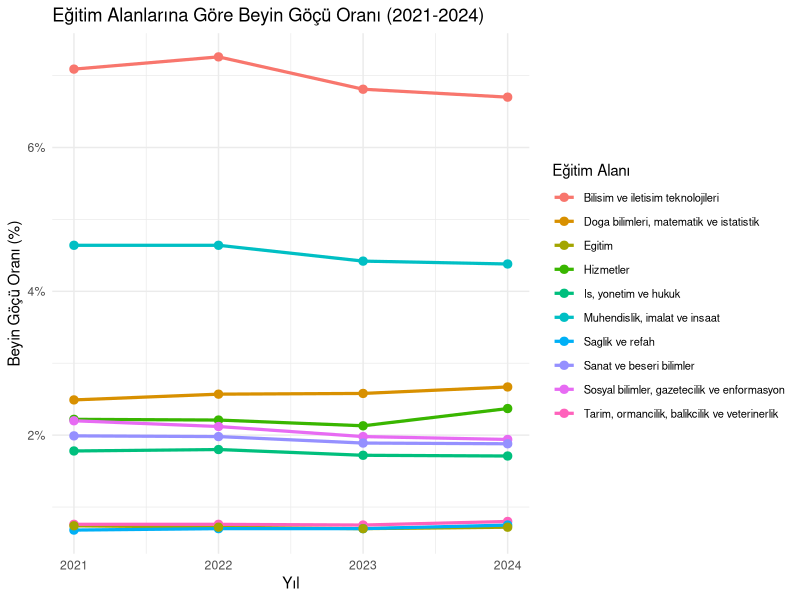
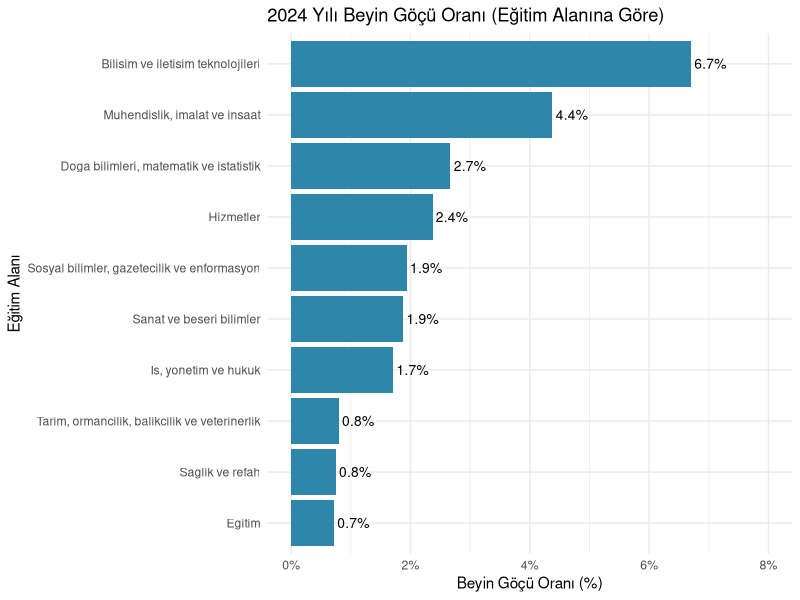
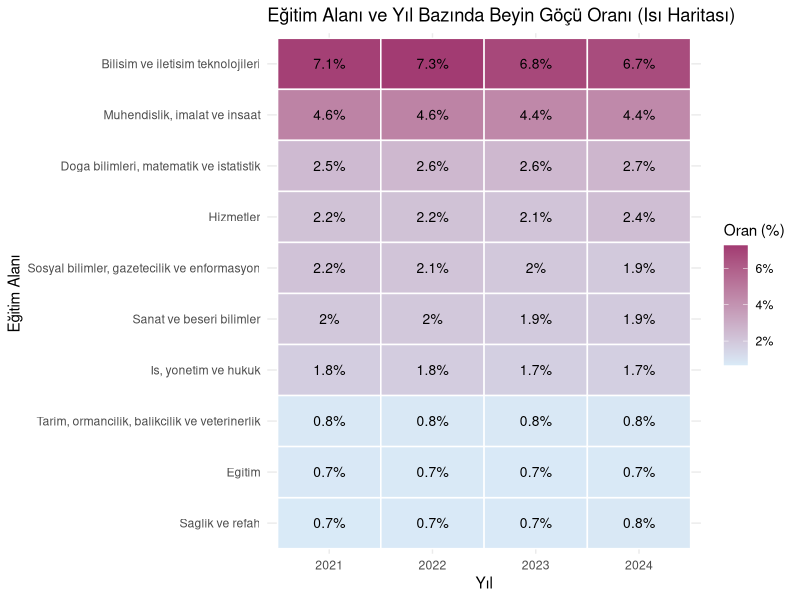
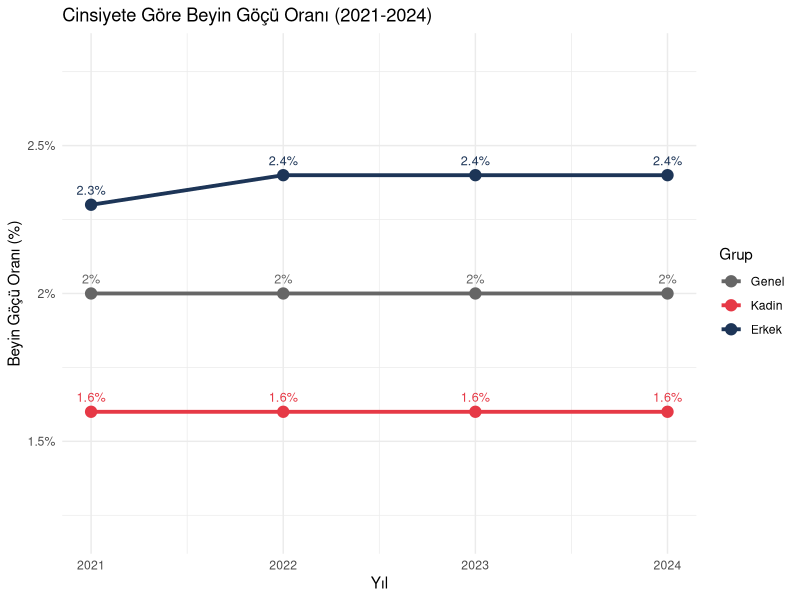
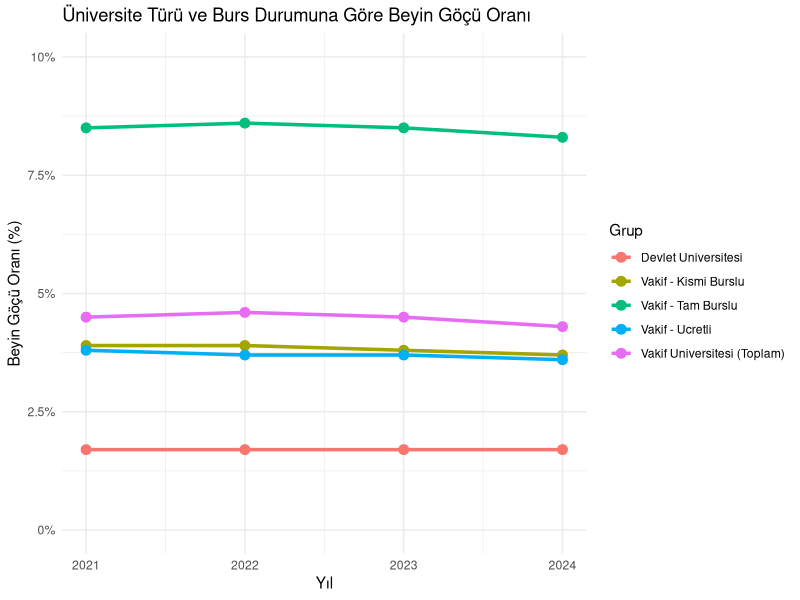
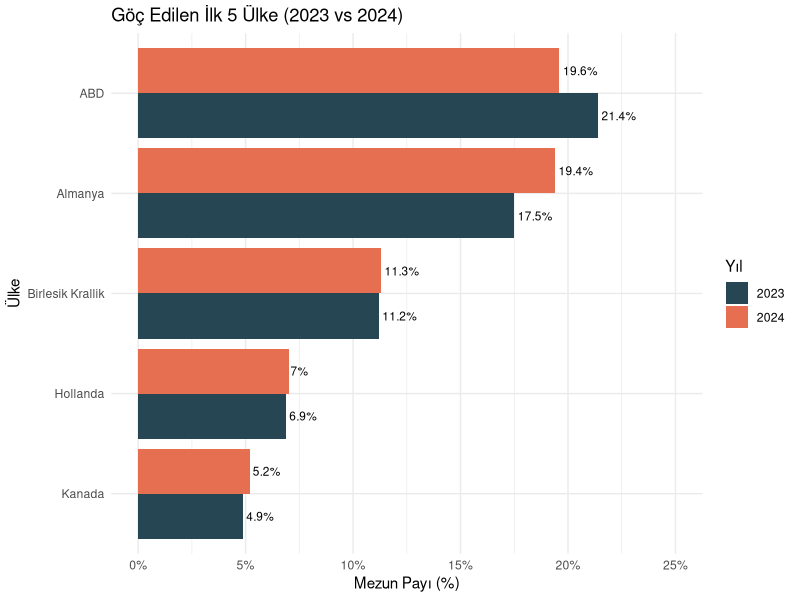
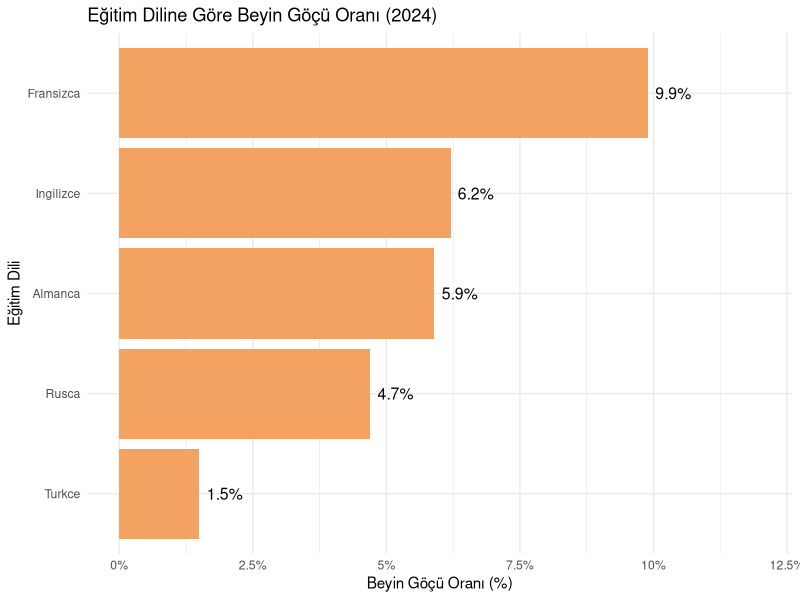
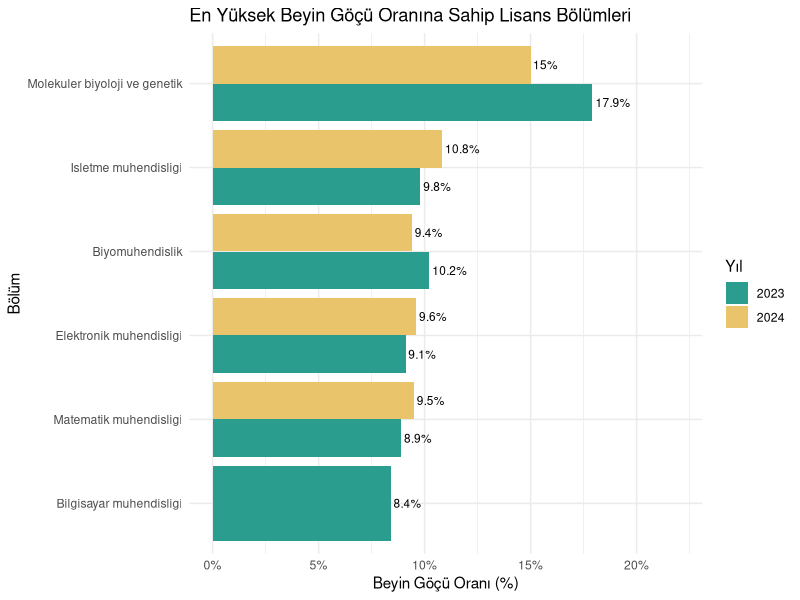

Generate these figures, in order, with R:
## ---- chunk 1
#| label: setup
#| message: false
#| warning: false

library(tidyverse)
library(readxl)
library(scales)
library(broom)
library(knitr)

# --- 1) Ana veri: Egitim alanlarina gore beyin gocu (2021-2024) ---
veri_alanlar <- read_excel("data/beyin_gocu_alanlar.xlsx")
veri_alanlar <- veri_alanlar %>%
  mutate(
    Yil = as.integer(Yil),
    Egitim_Alani = as.character(Egitim_Alani),
    Beyin_Gocu_Orani = as.numeric(Beyin_Gocu_Orani),
    Yil_Factor = factor(Yil, levels = c(2021, 2022, 2023, 2024))
  )

# --- 2) Cinsiyete gore beyin gocu ---
veri_cinsiyet <- read_excel("data/beyin_gocu_cinsiyet.xlsx") %>%
  mutate(
    Yil = as.integer(Yil),
    Cinsiyet = factor(Cinsiyet, levels = c("Genel", "Kadin", "Erkek")),
    Beyin_Gocu_Orani = as.numeric(Beyin_Gocu_Orani)
  )

# --- 3) Universite turune gore beyin gocu ---
veri_universite <- read_excel("data/beyin_gocu_universite.xlsx") %>%
  mutate(
    Yil = as.integer(Yil),
    Universite_Turu = as.character(Universite_Turu),
    Beyin_Gocu_Orani = as.numeric(Beyin_Gocu_Orani)
  )

# --- 4) Goc edilen ulkelere gore dagilim ---
veri_ulke <- read_excel("data/beyin_gocu_ulke.xlsx") %>%
  mutate(
    Yil = as.integer(Yil),
    Ulke = as.character(Ulke),
    Pay_Yuzdesi = as.numeric(Pay_Yuzdesi)
  )

# --- 5) Egitim diline gore beyin gocu ---
veri_dil <- read_excel("data/beyin_gocu_dil.xlsx") %>%
  mutate(
    Yil = as.integer(Yil),
    Egitim_Dili = as.character(Egitim_Dili),
    Beyin_Gocu_Orani = as.numeric(Beyin_Gocu_Orani)
  )

# --- 6) En yuksek beyin gocu oranina sahip lisans bolumleri ---
veri_bolum <- read_excel("data/beyin_gocu_bolum.xlsx") %>%
  mutate(
    Yil = as.integer(Yil),
    Bolum = as.character(Bolum),
    Beyin_Gocu_Orani = as.numeric(Beyin_Gocu_Orani)
  )

# --- Ek hesaplamalar ---
alan_ortalama <- veri_alanlar %>%
  group_by(Egitim_Alani) %>%
  summarise(
    Ortalama_Oran = mean(Beyin_Gocu_Orani),
    Min_Oran = min(Beyin_Gocu_Orani),
    Max_Oran = max(Beyin_Gocu_Orani),
    .groups = "drop"
  ) %>%
  arrange(desc(Ortalama_Oran))

yillik_ortalama <- veri_alanlar %>%
  group_by(Yil) %>%
  summarise(
    Ortalama_Oran = mean(Beyin_Gocu_Orani),
    .groups = "drop"
  )
## ---- chunk 2
#| label: veri-ilk-bakis

head(veri_alanlar, 10) %>%
  kable(caption = "Eğitim alanlarına göre beyin göçü oranı verisinin ilk 10 satırı")
## ---- chunk 3
#| label: veri-kaynak-kontrol

unique(veri_alanlar$Yil)
unique(veri_alanlar$Egitim_Alani)
unique(veri_cinsiyet$Cinsiyet)
unique(veri_universite$Universite_Turu)
unique(veri_ulke$Ulke)
## ---- chunk 4
#| label: veri-yapi-boyut

str(veri_alanlar)

dim(veri_alanlar)

summary(veri_alanlar)
## ---- chunk 5
#| label: veri-genel-tablo

veri_alanlar %>%
  summarise(
    Gozlem_Sayisi = n(),
    Alan_Sayisi = n_distinct(Egitim_Alani),
    Yil_Sayisi = n_distinct(Yil),
    Genel_Ortalama_Yuzde = round(mean(Beyin_Gocu_Orani), 2),
    En_Dusuk_Yuzde = round(min(Beyin_Gocu_Orani), 2),
    En_Yuksek_Yuzde = round(max(Beyin_Gocu_Orani), 2)
  ) %>%
  kable(caption = "Ana veri setinin genel özet istatistikleri")
## ---- chunk 6
#| label: alan-bazinda-ozet

alan_ortalama %>%
  rename(
    `Eğitim Alanı` = Egitim_Alani,
    `Ortalama Oran (%)` = Ortalama_Oran,
    `Min Oran (%)` = Min_Oran,
    `Max Oran (%)` = Max_Oran
  ) %>%
  kable(digits = 2,
        caption = "Eğitim alanlarına göre 2021-2024 dönemi özet istatistikleri")
## ---- chunk 7
#| label: eksik-veri-kontrol

veri_alanlar %>%
  summarise(
    Eksik_Yil = sum(is.na(Yil)),
    Eksik_Alan = sum(is.na(Egitim_Alani)),
    Eksik_Oran = sum(is.na(Beyin_Gocu_Orani))
  ) %>%
  kable(caption = "Ana veri setinde eksik (NA) değer kontrolü")
## ---- chunk 8
#| label: temizlenmis-veri-gosterimi

veri_alanlar %>%
  filter(Egitim_Alani == "Bilisim ve iletisim teknolojileri") %>%
  kable(caption = "Bilişim alanı için temizlenmiş veri (uzun format örneği)")
## ---- chunk 9
#| label: yillik-ortalama-tablo

yillik_ortalama %>%
  rename(`Yıl` = Yil, `Ortalama Oran (%)` = Ortalama_Oran) %>%
  kable(digits = 3,
        caption = "Yıllara göre 10 alanın ortalama beyin göçü oranı")
## ---- chunk 10
#| label: grafik-alan-cizgi
#| fig-width: 11
#| fig-height: 6

ggplot(veri_alanlar,
       aes(x = Yil, y = Beyin_Gocu_Orani, color = Egitim_Alani, group = Egitim_Alani)) +
  geom_line(linewidth = 1.1) +
  geom_point(size = 2.5) +
  scale_x_continuous(breaks = 2021:2024) +
  scale_y_continuous(labels = function(x) paste0(x, "%")) +
  labs(
    title = "Eğitim Alanlarına Göre Beyin Göçü Oranı (2021-2024)",
    x = "Yıl",
    y = "Beyin Göçü Oranı (%)",
    color = "Eğitim Alanı"
  ) +
  theme_minimal() +
  theme(legend.position = "right",
        legend.text = element_text(size = 8))
## ---- chunk 11
#| label: grafik-2024-siralama
#| fig-width: 10
#| fig-height: 6

veri_alanlar %>%
  filter(Yil == 2024) %>%
  ggplot(aes(x = reorder(Egitim_Alani, Beyin_Gocu_Orani), y = Beyin_Gocu_Orani)) +
  geom_col(fill = "#2E86AB") +
  geom_text(aes(label = paste0(round(Beyin_Gocu_Orani, 1), "%")),
            hjust = -0.1, size = 3.5) +
  coord_flip() +
  scale_y_continuous(labels = function(x) paste0(x, "%"),
                     limits = c(0, 8)) +
  labs(
    title = "2024 Yılı Beyin Göçü Oranı (Eğitim Alanına Göre)",
    x = "Eğitim Alanı",
    y = "Beyin Göçü Oranı (%)"
  ) +
  theme_minimal()
## ---- chunk 12
#| label: grafik-isi-haritasi
#| fig-width: 10
#| fig-height: 6

veri_alanlar %>%
  ggplot(aes(x = factor(Yil), y = reorder(Egitim_Alani, Beyin_Gocu_Orani),
             fill = Beyin_Gocu_Orani)) +
  geom_tile(color = "white", linewidth = 0.5) +
  geom_text(aes(label = paste0(round(Beyin_Gocu_Orani, 1), "%")),
            color = "black", size = 3.5) +
  scale_fill_gradient(low = "#D9EAF7", high = "#A23B72",
                      labels = function(x) paste0(x, "%")) +
  labs(
    title = "Eğitim Alanı ve Yıl Bazında Beyin Göçü Oranı (Isı Haritası)",
    x = "Yıl",
    y = "Eğitim Alanı",
    fill = "Oran (%)"
  ) +
  theme_minimal()
## ---- chunk 13
#| label: grafik-cinsiyet
#| fig-width: 9
#| fig-height: 5

veri_cinsiyet %>%
  ggplot(aes(x = Yil, y = Beyin_Gocu_Orani, color = Cinsiyet, group = Cinsiyet)) +
  geom_line(linewidth = 1.3) +
  geom_point(size = 3.5) +
  geom_text(aes(label = paste0(Beyin_Gocu_Orani, "%")),
            vjust = -1, size = 3.2, show.legend = FALSE) +
  scale_x_continuous(breaks = 2021:2024) +
  scale_y_continuous(labels = function(x) paste0(x, "%"),
                     limits = c(1.2, 2.8)) +
  scale_color_manual(values = c("Genel" = "#666666",
                                "Kadin" = "#E63946",
                                "Erkek" = "#1D3557")) +
  labs(
    title = "Cinsiyete Göre Beyin Göçü Oranı (2021-2024)",
    x = "Yıl",
    y = "Beyin Göçü Oranı (%)",
    color = "Grup"
  ) +
  theme_minimal()
## ---- chunk 14
#| label: grafik-universite
#| fig-width: 10
#| fig-height: 5.5

veri_universite %>%
  ggplot(aes(x = Yil, y = Beyin_Gocu_Orani,
             color = Universite_Turu, group = Universite_Turu)) +
  geom_line(linewidth = 1.2) +
  geom_point(size = 3) +
  scale_x_continuous(breaks = 2021:2024) +
  scale_y_continuous(labels = function(x) paste0(x, "%"),
                     limits = c(0, 10)) +
  labs(
    title = "Üniversite Türü ve Burs Durumuna Göre Beyin Göçü Oranı",
    x = "Yıl",
    y = "Beyin Göçü Oranı (%)",
    color = "Grup"
  ) +
  theme_minimal()
## ---- chunk 15
#| label: grafik-ulke
#| fig-width: 10
#| fig-height: 5.5

veri_ulke %>%
  ggplot(aes(x = reorder(Ulke, Pay_Yuzdesi), y = Pay_Yuzdesi, fill = factor(Yil))) +
  geom_col(position = "dodge") +
  geom_text(aes(label = paste0(Pay_Yuzdesi, "%")),
            position = position_dodge(width = 0.9),
            hjust = -0.1, size = 3) +
  coord_flip() +
  scale_y_continuous(labels = function(x) paste0(x, "%"),
                     limits = c(0, 25)) +
  scale_fill_manual(values = c("2023" = "#264653", "2024" = "#E76F51")) +
  labs(
    title = "Göç Edilen İlk 5 Ülke (2023 vs 2024)",
    x = "Ülke",
    y = "Mezun Payı (%)",
    fill = "Yıl"
  ) +
  theme_minimal()
## ---- chunk 16
#| label: grafik-dil
#| fig-width: 9
#| fig-height: 5

veri_dil %>%
  ggplot(aes(x = reorder(Egitim_Dili, Beyin_Gocu_Orani), y = Beyin_Gocu_Orani)) +
  geom_col(fill = "#F4A261") +
  geom_text(aes(label = paste0(Beyin_Gocu_Orani, "%")),
            hjust = -0.2, size = 4) +
  coord_flip() +
  scale_y_continuous(labels = function(x) paste0(x, "%"),
                     limits = c(0, 12)) +
  labs(
    title = "Eğitim Diline Göre Beyin Göçü Oranı (2024)",
    x = "Eğitim Dili",
    y = "Beyin Göçü Oranı (%)"
  ) +
  theme_minimal()
## ---- chunk 17
#| label: grafik-bolum
#| fig-width: 11
#| fig-height: 6

veri_bolum %>%
  ggplot(aes(x = reorder(Bolum, Beyin_Gocu_Orani),
             y = Beyin_Gocu_Orani, fill = factor(Yil))) +
  geom_col(position = "dodge") +
  geom_text(aes(label = paste0(Beyin_Gocu_Orani, "%")),
            position = position_dodge(width = 0.9),
            hjust = -0.1, size = 3) +
  coord_flip() +
  scale_y_continuous(labels = function(x) paste0(x, "%"),
                     limits = c(0, 22)) +
  scale_fill_manual(values = c("2023" = "#2A9D8F", "2024" = "#E9C46A")) +
  labs(
    title = "En Yüksek Beyin Göçü Oranına Sahip Lisans Bölümleri",
    x = "Bölüm",
    y = "Beyin Göçü Oranı (%)",
    fill = "Yıl"
  ) +
  theme_minimal()
## ---- chunk 18
#| label: grafik-boxplot
#| fig-width: 10
#| fig-height: 6

veri_alanlar %>%
  ggplot(aes(x = reorder(Egitim_Alani, Beyin_Gocu_Orani, FUN = median),
             y = Beyin_Gocu_Orani, fill = Egitim_Alani)) +
  geom_boxplot(alpha = 0.7) +
  geom_jitter(width = 0.1, size = 1.5, alpha = 0.6) +
  coord_flip() +
  scale_y_continuous(labels = function(x) paste0(x, "%")) +
  labs(
    title = "Eğitim Alanı Bazında Beyin Göçü Oranı Dağılımı (2021-2024)",
    x = "Eğitim Alanı",
    y = "Beyin Göçü Oranı (%)"
  ) +
  theme_minimal() +
  theme(legend.position = "none")
## ---- chunk 19
#| label: trend-degisim

trend_tablo <- veri_alanlar %>%
  filter(Yil %in% c(2021, 2024)) %>%
  pivot_wider(names_from = Yil, values_from = Beyin_Gocu_Orani,
              names_prefix = "Yil_") %>%
  mutate(
    Mutlak_Degisim = round(Yil_2024 - Yil_2021, 2),
    Yuzde_Degisim = round((Yil_2024 - Yil_2021) / Yil_2021 * 100, 2),
    Yon = case_when(
      Mutlak_Degisim > 0.05 ~ "Artis",
      Mutlak_Degisim < -0.05 ~ "Azalis",
      TRUE ~ "Sabit"
    )
  ) %>%
  arrange(desc(Mutlak_Degisim))

trend_tablo %>%
  rename(
    `Eğitim Alanı` = Egitim_Alani,
    `2021 (%)` = Yil_2021,
    `2024 (%)` = Yil_2024,
    `Mutlak Değişim (puan)` = Mutlak_Degisim,
    `Yüzde Değişim (%)` = Yuzde_Degisim,
    `Yön` = Yon
  ) %>%
  kable(caption = "2021'den 2024'e Eğitim Alanı Bazında Değişim Analizi")
## ---- chunk 20
#| label: grafik-trend-degisim
#| fig-width: 10
#| fig-height: 5.5

trend_tablo %>%
  ggplot(aes(x = reorder(Egitim_Alani, Mutlak_Degisim),
             y = Mutlak_Degisim, fill = Yon)) +
  geom_col() +
  geom_text(aes(label = sprintf("%+.2f", Mutlak_Degisim)),
            hjust = ifelse(trend_tablo$Mutlak_Degisim >= 0, -0.1, 1.1),
            size = 3.5) +
  coord_flip() +
  scale_fill_manual(values = c("Artis" = "#E63946",
                               "Azalis" = "#06A77D",
                               "Sabit" = "#888888")) +
  labs(
    title = "2021-2024 Döneminde Beyin Göçü Oranı Değişimi (Mutlak Puan)",
    subtitle = "Pozitif değerler artışı, negatif değerler azalışı gösterir",
    x = "Eğitim Alanı",
    y = "2024 - 2021 (puan)",
    fill = "Yön"
  ) +
  theme_minimal()
## ---- chunk 21
#| label: model-fit

model_sonuclari <- veri_alanlar %>%
  group_by(Egitim_Alani) %>%
  do(tidy(lm(Beyin_Gocu_Orani ~ Yil, data = .))) %>%
  ungroup()

egilim_tablosu <- model_sonuclari %>%
  filter(term == "Yil") %>%
  select(Egitim_Alani, estimate, std.error, statistic, p.value) %>%
  mutate(
    Anlamlilik = case_when(
      p.value < 0.05 ~ "Anlamli (p<0.05)",
      p.value < 0.10 ~ "Marjinal (p<0.10)",
      TRUE ~ "Anlamsiz"
    )
  ) %>%
  arrange(estimate) %>%
  rename(
    `Eğitim Alanı` = Egitim_Alani,
    `Eğilim Katsayısı (β₁)` = estimate,
    `Standart Hata` = std.error,
    `t Değeri` = statistic,
    `p Değeri` = p.value,
    `Anlamlılık` = Anlamlilik
  )

egilim_tablosu %>%
  kable(digits = 4,
        caption = "Eğitim alanı bazında doğrusal trend modeli sonuçları")
## ---- chunk 22
#| label: grafik-model-fit
#| fig-width: 12
#| fig-height: 7

veri_alanlar %>%
  ggplot(aes(x = Yil, y = Beyin_Gocu_Orani)) +
  geom_point(size = 2, color = "#264653") +
  geom_smooth(method = "lm", se = TRUE, color = "#E76F51", fill = "#F4A261", alpha = 0.3) +
  facet_wrap(~ Egitim_Alani, scales = "free_y", ncol = 4) +
  scale_x_continuous(breaks = c(2021, 2023)) +
  scale_y_continuous(labels = function(x) paste0(x, "%")) +
  labs(
    title = "Eğitim Alanı Bazında Doğrusal Trend Modeli",
    subtitle = "Gri bant: %95 güven aralığı",
    x = "Yıl",
    y = "Beyin Göçü Oranı (%)"
  ) +
  theme_minimal() +
  theme(strip.text = element_text(size = 8))
## ---- chunk 23
#| label: nihai-ozet

veri_alanlar %>%
  group_by(Egitim_Alani) %>%
  summarise(
    `Ortalama Oran (%)` = round(mean(Beyin_Gocu_Orani), 2),
    `2021 (%)` = round(Beyin_Gocu_Orani[Yil == 2021], 2),
    `2024 (%)` = round(Beyin_Gocu_Orani[Yil == 2024], 2),
    `Degisim (puan)` = round(Beyin_Gocu_Orani[Yil == 2024] - Beyin_Gocu_Orani[Yil == 2021], 2),
    .groups = "drop"
  ) %>%
  arrange(desc(`Ortalama Oran (%)`)) %>%
  rename(`Eğitim Alanı` = Egitim_Alani) %>%
  kable(caption = "Nihai Özet Tablo: Eğitim Alanlarına Göre 2021-2024 Beyin Göçü Oranları")
